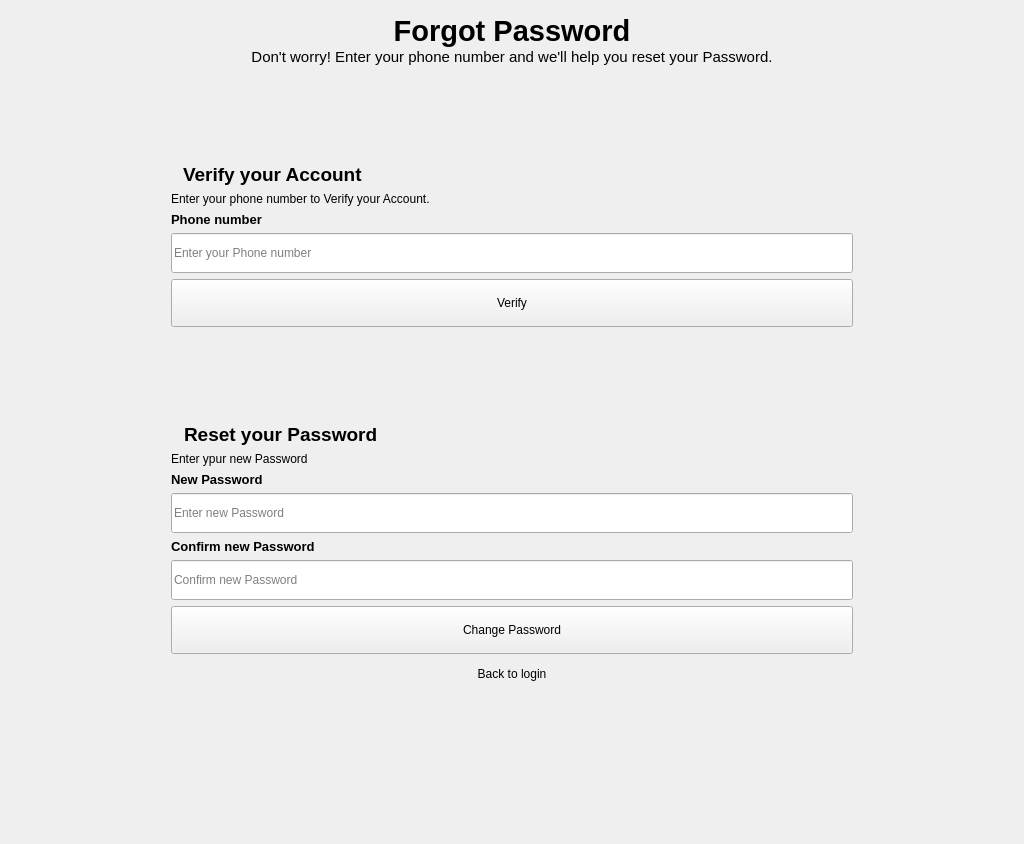
<?xml version="1.0" encoding="UTF-8"?>
<ui version="4.0">
 <class>forgotpasspage</class>
 <widget class="QWidget" name="forgotpasspage">
  <property name="geometry">
   <rect>
    <x>0</x>
    <y>0</y>
    <width>1024</width>
    <height>844</height>
   </rect>
  </property>
  <property name="minimumSize">
   <size>
    <width>0</width>
    <height>40</height>
   </size>
  </property>
  <property name="windowTitle">
   <string>Form</string>
  </property>
  <layout class="QHBoxLayout" name="horizontalLayout">
   <property name="spacing">
    <number>0</number>
   </property>
   <property name="leftMargin">
    <number>40</number>
   </property>
   <property name="topMargin">
    <number>0</number>
   </property>
   <property name="rightMargin">
    <number>40</number>
   </property>
   <property name="bottomMargin">
    <number>0</number>
   </property>
   <item>
    <spacer name="horizontalSpacer">
     <property name="orientation">
      <enum>Qt::Orientation::Horizontal</enum>
     </property>
     <property name="sizeHint" stdset="0">
      <size>
       <width>40</width>
       <height>20</height>
      </size>
     </property>
    </spacer>
   </item>
   <item>
    <layout class="QVBoxLayout" name="verticalLayout">
     <property name="spacing">
      <number>12</number>
     </property>
     <property name="leftMargin">
      <number>25</number>
     </property>
     <property name="topMargin">
      <number>0</number>
     </property>
     <property name="rightMargin">
      <number>25</number>
     </property>
     <property name="bottomMargin">
      <number>10</number>
     </property>
     <item>
      <widget class="QWidget" name="forgotpasscard" native="true">
       <property name="minimumSize">
        <size>
         <width>700</width>
         <height>600</height>
        </size>
       </property>
       <property name="maximumSize">
        <size>
         <width>450</width>
         <height>1000</height>
        </size>
       </property>
       <layout class="QVBoxLayout" name="verticalLayout_7">
        <property name="spacing">
         <number>0</number>
        </property>
        <property name="leftMargin">
         <number>0</number>
        </property>
        <property name="topMargin">
         <number>0</number>
        </property>
        <property name="rightMargin">
         <number>0</number>
        </property>
        <property name="bottomMargin">
         <number>5</number>
        </property>
        <item>
         <layout class="QVBoxLayout" name="verticalLayout_8">
          <property name="spacing">
           <number>8</number>
          </property>
          <property name="leftMargin">
           <number>0</number>
          </property>
          <property name="topMargin">
           <number>0</number>
          </property>
          <property name="rightMargin">
           <number>0</number>
          </property>
          <property name="bottomMargin">
           <number>0</number>
          </property>
          <item>
           <widget class="QWidget" name="widget_header" native="true">
            <property name="minimumSize">
             <size>
              <width>500</width>
              <height>0</height>
             </size>
            </property>
            <property name="maximumSize">
             <size>
              <width>16777215</width>
              <height>250</height>
             </size>
            </property>
            <layout class="QHBoxLayout" name="horizontalLayout_2">
             <property name="spacing">
              <number>7</number>
             </property>
             <property name="leftMargin">
              <number>0</number>
             </property>
             <property name="topMargin">
              <number>0</number>
             </property>
             <property name="rightMargin">
              <number>0</number>
             </property>
             <property name="bottomMargin">
              <number>0</number>
             </property>
             <item>
              <spacer name="horizontalSpacer_3">
               <property name="orientation">
                <enum>Qt::Orientation::Horizontal</enum>
               </property>
               <property name="sizeHint" stdset="0">
                <size>
                 <width>40</width>
                 <height>20</height>
                </size>
               </property>
              </spacer>
             </item>
             <item>
              <layout class="QVBoxLayout" name="verticalLayout_2">
               <property name="spacing">
                <number>0</number>
               </property>
               <property name="leftMargin">
                <number>0</number>
               </property>
               <property name="topMargin">
                <number>0</number>
               </property>
               <property name="rightMargin">
                <number>0</number>
               </property>
               <property name="bottomMargin">
                <number>0</number>
               </property>
               <item>
                <widget class="QLabel" name="label_icon">
                 <property name="text">
                  <string/>
                 </property>
                 <property name="pixmap">
                  <pixmap>C:/Users/Bashir-Rayaneh/Pictures/lock_forgot.png</pixmap>
                 </property>
                 <property name="scaledContents">
                  <bool>false</bool>
                 </property>
                 <property name="alignment">
                  <set>Qt::AlignmentFlag::AlignCenter</set>
                 </property>
                </widget>
               </item>
               <item>
                <widget class="QLabel" name="label_header">
                 <property name="font">
                  <font>
                   <pointsize>22</pointsize>
                   <bold>true</bold>
                  </font>
                 </property>
                 <property name="text">
                  <string>Forgot Password</string>
                 </property>
                 <property name="alignment">
                  <set>Qt::AlignmentFlag::AlignCenter</set>
                 </property>
                </widget>
               </item>
               <item>
                <widget class="QLabel" name="label_subheader">
                 <property name="font">
                  <font>
                   <pointsize>11</pointsize>
                   <bold>false</bold>
                   <strikeout>false</strikeout>
                   <kerning>true</kerning>
                  </font>
                 </property>
                 <property name="text">
                  <string>Don't worry! Enter your phone number and we'll help you reset your Password.</string>
                 </property>
                 <property name="alignment">
                  <set>Qt::AlignmentFlag::AlignCenter</set>
                 </property>
                </widget>
               </item>
              </layout>
             </item>
             <item>
              <spacer name="horizontalSpacer_4">
               <property name="orientation">
                <enum>Qt::Orientation::Horizontal</enum>
               </property>
               <property name="sizeHint" stdset="0">
                <size>
                 <width>40</width>
                 <height>20</height>
                </size>
               </property>
              </spacer>
             </item>
            </layout>
           </widget>
          </item>
          <item>
           <spacer name="verticalSpacer_4">
            <property name="orientation">
             <enum>Qt::Orientation::Vertical</enum>
            </property>
            <property name="sizeHint" stdset="0">
             <size>
              <width>40</width>
              <height>40</height>
             </size>
            </property>
           </spacer>
          </item>
          <item>
           <widget class="QWidget" name="widget_verify" native="true">
            <layout class="QHBoxLayout" name="horizontalLayout_3">
             <property name="spacing">
              <number>7</number>
             </property>
             <property name="leftMargin">
              <number>0</number>
             </property>
             <property name="topMargin">
              <number>0</number>
             </property>
             <property name="rightMargin">
              <number>0</number>
             </property>
             <property name="bottomMargin">
              <number>0</number>
             </property>
             <item>
              <layout class="QVBoxLayout" name="verticalLayout_5">
               <property name="leftMargin">
                <number>0</number>
               </property>
               <property name="topMargin">
                <number>0</number>
               </property>
               <property name="rightMargin">
                <number>0</number>
               </property>
               <property name="bottomMargin">
                <number>0</number>
               </property>
               <item>
                <spacer name="verticalSpacer_2">
                 <property name="orientation">
                  <enum>Qt::Orientation::Vertical</enum>
                 </property>
                 <property name="sizeHint" stdset="0">
                  <size>
                   <width>20</width>
                   <height>40</height>
                  </size>
                 </property>
                </spacer>
               </item>
               <item>
                <widget class="QWidget" name="widget_verify_title" native="true">
                 <layout class="QVBoxLayout" name="verticalLayout_6">
                  <item>
                   <layout class="QHBoxLayout" name="horizontalLayout_4">
                    <property name="spacing">
                     <number>5</number>
                    </property>
                    <property name="leftMargin">
                     <number>0</number>
                    </property>
                    <item>
                     <widget class="QLabel" name="label">
                      <property name="sizePolicy">
                       <sizepolicy hsizetype="Preferred" vsizetype="Preferred">
                        <horstretch>0</horstretch>
                        <verstretch>0</verstretch>
                       </sizepolicy>
                      </property>
                      <property name="minimumSize">
                       <size>
                        <width>0</width>
                        <height>0</height>
                       </size>
                      </property>
                      <property name="maximumSize">
                       <size>
                        <width>40</width>
                        <height>40</height>
                       </size>
                      </property>
                      <property name="lineWidth">
                       <number>1</number>
                      </property>
                      <property name="text">
                       <string/>
                      </property>
                      <property name="textFormat">
                       <enum>Qt::TextFormat::AutoText</enum>
                      </property>
                      <property name="pixmap">
                       <pixmap>C:/Users/Bashir-Rayaneh/Pictures/one.png</pixmap>
                      </property>
                      <property name="scaledContents">
                       <bool>true</bool>
                      </property>
                      <property name="alignment">
                       <set>Qt::AlignmentFlag::AlignLeading|Qt::AlignmentFlag::AlignLeft|Qt::AlignmentFlag::AlignVCenter</set>
                      </property>
                      <property name="wordWrap">
                       <bool>false</bool>
                      </property>
                      <property name="openExternalLinks">
                       <bool>false</bool>
                      </property>
                     </widget>
                    </item>
                    <item>
                     <widget class="QLabel" name="label_2">
                      <property name="font">
                       <font>
                        <pointsize>14</pointsize>
                        <bold>true</bold>
                       </font>
                      </property>
                      <property name="text">
                       <string>Verify your Account</string>
                      </property>
                     </widget>
                    </item>
                    <item>
                     <spacer name="horizontalSpacer_5">
                      <property name="orientation">
                       <enum>Qt::Orientation::Horizontal</enum>
                      </property>
                      <property name="sizeHint" stdset="0">
                       <size>
                        <width>40</width>
                        <height>20</height>
                       </size>
                      </property>
                     </spacer>
                    </item>
                   </layout>
                  </item>
                  <item>
                   <widget class="QLabel" name="label_3">
                    <property name="text">
                     <string>Enter your phone number to Verify your Account.</string>
                    </property>
                   </widget>
                  </item>
                  <item>
                   <widget class="QLabel" name="label_phone">
                    <property name="font">
                     <font>
                      <pointsize>10</pointsize>
                      <bold>true</bold>
                     </font>
                    </property>
                    <property name="text">
                     <string>Phone number</string>
                    </property>
                   </widget>
                  </item>
                  <item>
                   <widget class="QLineEdit" name="lineEdit_phone">
                    <property name="minimumSize">
                     <size>
                      <width>0</width>
                      <height>40</height>
                     </size>
                    </property>
                    <property name="maximumSize">
                     <size>
                      <width>16777215</width>
                      <height>16777215</height>
                     </size>
                    </property>
                    <property name="placeholderText">
                     <string>Enter your Phone number</string>
                    </property>
                   </widget>
                  </item>
                  <item>
                   <widget class="QPushButton" name="pushButton_verify">
                    <property name="sizePolicy">
                     <sizepolicy hsizetype="Expanding" vsizetype="Fixed">
                      <horstretch>0</horstretch>
                      <verstretch>0</verstretch>
                     </sizepolicy>
                    </property>
                    <property name="minimumSize">
                     <size>
                      <width>0</width>
                      <height>48</height>
                     </size>
                    </property>
                    <property name="text">
                     <string>Verify</string>
                    </property>
                   </widget>
                  </item>
                  <item>
                   <spacer name="verticalSpacer_3">
                    <property name="orientation">
                     <enum>Qt::Orientation::Vertical</enum>
                    </property>
                    <property name="sizeHint" stdset="0">
                     <size>
                      <width>20</width>
                      <height>40</height>
                     </size>
                    </property>
                   </spacer>
                  </item>
                 </layout>
                </widget>
               </item>
              </layout>
             </item>
            </layout>
           </widget>
          </item>
          <item>
           <spacer name="verticalSpacer">
            <property name="orientation">
             <enum>Qt::Orientation::Vertical</enum>
            </property>
            <property name="sizeHint" stdset="0">
             <size>
              <width>30</width>
              <height>30</height>
             </size>
            </property>
           </spacer>
          </item>
          <item>
           <widget class="QWidget" name="widget_change" native="true">
            <layout class="QVBoxLayout" name="verticalLayout_10">
             <property name="spacing">
              <number>7</number>
             </property>
             <property name="leftMargin">
              <number>0</number>
             </property>
             <property name="topMargin">
              <number>0</number>
             </property>
             <property name="rightMargin">
              <number>0</number>
             </property>
             <property name="bottomMargin">
              <number>0</number>
             </property>
             <item>
              <layout class="QVBoxLayout" name="verticalLayout_9">
               <property name="leftMargin">
                <number>0</number>
               </property>
               <property name="topMargin">
                <number>0</number>
               </property>
               <property name="rightMargin">
                <number>0</number>
               </property>
               <property name="bottomMargin">
                <number>0</number>
               </property>
               <item>
                <widget class="QWidget" name="widget_changepass" native="true">
                 <layout class="QVBoxLayout" name="verticalLayout_11">
                  <item>
                   <layout class="QHBoxLayout" name="horizontalLayout_5">
                    <item>
                     <widget class="QLabel" name="label_4">
                      <property name="maximumSize">
                       <size>
                        <width>40</width>
                        <height>40</height>
                       </size>
                      </property>
                      <property name="text">
                       <string/>
                      </property>
                      <property name="pixmap">
                       <pixmap>C:/Users/Bashir-Rayaneh/Pictures/two.png</pixmap>
                      </property>
                      <property name="scaledContents">
                       <bool>true</bool>
                      </property>
                     </widget>
                    </item>
                    <item>
                     <widget class="QLabel" name="label_5">
                      <property name="font">
                       <font>
                        <pointsize>14</pointsize>
                        <bold>true</bold>
                       </font>
                      </property>
                      <property name="text">
                       <string>Reset your Password</string>
                      </property>
                     </widget>
                    </item>
                    <item>
                     <spacer name="horizontalSpacer_6">
                      <property name="orientation">
                       <enum>Qt::Orientation::Horizontal</enum>
                      </property>
                      <property name="sizeHint" stdset="0">
                       <size>
                        <width>40</width>
                        <height>20</height>
                       </size>
                      </property>
                     </spacer>
                    </item>
                   </layout>
                  </item>
                  <item>
                   <widget class="QLabel" name="label_6">
                    <property name="text">
                     <string>Enter ypur new Password</string>
                    </property>
                   </widget>
                  </item>
                  <item>
                   <widget class="QLabel" name="label_newpass">
                    <property name="font">
                     <font>
                      <pointsize>10</pointsize>
                      <bold>true</bold>
                     </font>
                    </property>
                    <property name="text">
                     <string>New Password</string>
                    </property>
                   </widget>
                  </item>
                  <item>
                   <widget class="QLineEdit" name="lineEdit_newpass">
                    <property name="minimumSize">
                     <size>
                      <width>100</width>
                      <height>40</height>
                     </size>
                    </property>
                    <property name="maximumSize">
                     <size>
                      <width>16777215</width>
                      <height>16777215</height>
                     </size>
                    </property>
                    <property name="placeholderText">
                     <string>Enter new Password</string>
                    </property>
                   </widget>
                  </item>
                  <item>
                   <widget class="QLabel" name="label_confirm_newpass">
                    <property name="font">
                     <font>
                      <pointsize>10</pointsize>
                      <bold>true</bold>
                     </font>
                    </property>
                    <property name="text">
                     <string>Confirm new Password</string>
                    </property>
                   </widget>
                  </item>
                  <item>
                   <widget class="QLineEdit" name="lineEdit_confirm_newpass">
                    <property name="minimumSize">
                     <size>
                      <width>100</width>
                      <height>40</height>
                     </size>
                    </property>
                    <property name="maximumSize">
                     <size>
                      <width>16777215</width>
                      <height>16777215</height>
                     </size>
                    </property>
                    <property name="placeholderText">
                     <string>Confirm new Password</string>
                    </property>
                   </widget>
                  </item>
                  <item>
                   <widget class="QPushButton" name="pushButton_newpass">
                    <property name="enabled">
                     <bool>true</bool>
                    </property>
                    <property name="sizePolicy">
                     <sizepolicy hsizetype="Expanding" vsizetype="Fixed">
                      <horstretch>0</horstretch>
                      <verstretch>0</verstretch>
                     </sizepolicy>
                    </property>
                    <property name="minimumSize">
                     <size>
                      <width>0</width>
                      <height>48</height>
                     </size>
                    </property>
                    <property name="text">
                     <string>Change Password</string>
                    </property>
                   </widget>
                  </item>
                 </layout>
                </widget>
               </item>
              </layout>
             </item>
            </layout>
           </widget>
          </item>
         </layout>
        </item>
        <item alignment="Qt::AlignmentFlag::AlignHCenter">
         <widget class="QPushButton" name="pushButton_backlogin">
          <property name="text">
           <string>Back to login</string>
          </property>
          <property name="flat">
           <bool>true</bool>
          </property>
         </widget>
        </item>
        <item>
         <spacer name="verticalSpacer_5">
          <property name="orientation">
           <enum>Qt::Orientation::Vertical</enum>
          </property>
          <property name="sizeHint" stdset="0">
           <size>
            <width>20</width>
            <height>40</height>
           </size>
          </property>
         </spacer>
        </item>
       </layout>
      </widget>
     </item>
    </layout>
   </item>
   <item>
    <spacer name="horizontalSpacer_2">
     <property name="orientation">
      <enum>Qt::Orientation::Horizontal</enum>
     </property>
     <property name="sizeType">
      <enum>QSizePolicy::Policy::Expanding</enum>
     </property>
     <property name="sizeHint" stdset="0">
      <size>
       <width>40</width>
       <height>20</height>
      </size>
     </property>
    </spacer>
   </item>
  </layout>
 </widget>
 <resources/>
 <connections/>
</ui>
